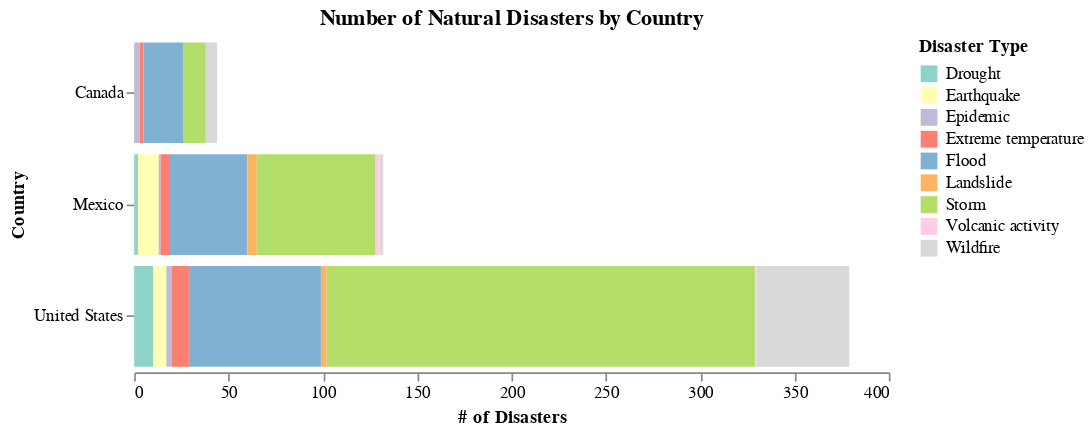

The notebook cell this image was saved under:
### Markdown cell above
_This shows us that the most common groups of natural diasters in North America are meteorological disasters (which are correlated with physical changes in the earth's environment over time) and hydrological disasters, (which are caused by sudden and destructive changes in Earth's water/distribution of water in the oceans or atmosphere)._

_It is clear that the nature of these disasters is easily affected by climate change._

<br><br>

### Code cell
# Bar Chart 2 colors by Disaster Type

bar_chart2 = alt.Chart(disasters_by_country).mark_bar().encode(
    x = alt.X('Number_of_Disasters:Q', title = "# of Disasters", axis = alt.Axis(grid=False)),
    y = alt.Y('Country:N', title = "Country", axis = alt.Axis(domain = False)),
    color = alt.Color("Disaster_Type", title = "Disaster Type").scale(scheme = "set3")
).properties(
    title = 'Number of Natural Disasters by Country',
    width = 450,
    height = 200
).configure_view(
    strokeWidth = 0
)

bar_chart2

### Figure 1 — Vega-Lite specification as saved in the notebook (floating-point values rounded to 4 significant figures)
{"config": {"view": {"continuousWidth": 300, "continuousHeight": 300, "strokeWidth": 0}}, "data": {"name": "data-c3a02eed47f211596ec0cbd657a47875"}, "mark": {"type": "bar"}, "encoding": {"color": {"field": "Disaster_Type", "scale": {"scheme": "set3"}, "title": "Disaster Type", "type": "nominal"}, "x": {"axis": {"grid": false}, "field": "Number_of_Disasters", "title": "# of Disasters", "type": "quantitative"}, "y": {"axis": {"domain": false}, "field": "Country", "title": "Country", "type": "nominal"}}, "height": 200, "title": "Number of Natural Disasters by Country", "width": 450, "$schema": "https://vega.github.io/schema/vega-lite/v5.16.3.json", "datasets": {"data-c3a02eed47f211596ec0cbd657a47875": [{"Country": "Mexico              ", "Disaster_Subgroup": "Hydrological        ", "Disaster_Type": "Flood", "Number_of_Disasters": 41}, {"Country": "Mexico              ", "Disaster_Subgroup": "Geophysical         ", "Disaster_Type": "Earthquake", "Number_of_Disasters": 11}, {"Country": "United States       ", "Disaster_Subgroup": "Biological          ", "Disaster_Type": "Epidemic", "Number_of_Disasters": 3}, {"Country": "Mexico              ", "Disaster_Subgroup": "Hydrological        ", "Disaster_Type": "Landslide", "Number_of_Disasters": 5}, {"Country": "Mexico              ", "Disaster_Subgroup": "Climatological      ", "Disaster_Type": "Wildfire", "Number_of_Disasters": 2}, {"Country": "Mexico              ", "Disaster_Subgroup": "Biological          ", "Disaster_Type": "Epidemic", "Number_of_Disasters": 1}, {"Country": "United States       ", "Disaster_Subgroup": "Geophysical         ", "Disaster_Type": "Volcanic activity", "Number_of_Disasters": 1}, {"Country": "United States       ", "Disaster_Subgroup": "Climatological      ", "Disaster_Type": "Wildfire", "Number_of_Disasters": 49}, {"Country": "United States       ", "Disaster_Subgroup": "Hydrological        ", "Disaster_Type": "Flood", "Number_of_Disasters": 70}, {"Country": "United States       ", "Disaster_Subgroup": "Meteorological      ", "Disaster_Type": "Storm", "Number_of_Disasters": 227}, {"Country": "United States       ", "Disaster_Subgroup": "Geophysical         ", "Disaster_Type": "Earthquake", "Number_of_Disasters": 7}, {"Country": "Canada              ", "Disaster_Subgroup": "Meteorological      ", "Disaster_Type": "Extreme temperature", "Number_of_Disasters": 2}, {"Country": "Canada              ", "Disaster_Subgroup": "Meteorological      ", "Disaster_Type": "Storm", "Number_of_Disasters": 12}, {"Country": "Mexico              ", "Disaster_Subgroup": "Meteorological      ", "Disaster_Type": "Storm", "Number_of_Disasters": 63}, {"Country": "Mexico              ", "Disaster_Subgroup": "Meteorological      ", "Disaster_Type": "Extreme temperature", "Number_of_Disasters": 5}, {"Country": "United States       ", "Disaster_Subgroup": "Meteorological      ", "Disaster_Type": "Extreme temperature", "Number_of_Disasters": 9}, {"Country": "Canada              ", "Disaster_Subgroup": "Biological          ", "Disaster_Type": "Epidemic", "Number_of_Disasters": 3}, {"Country": "Canada              ", "Disaster_Subgroup": "Hydrological        ", "Disaster_Type": "Flood", "Number_of_Disasters": 21}, {"Country": "Mexico              ", "Disaster_Subgroup": "Climatological      ", "Disaster_Type": "Drought", "Number_of_Disasters": 2}, {"Country": "United States       ", "Disaster_Subgroup": "Hydrological        ", "Disaster_Type": "Landslide", "Number_of_Disasters": 3}, {"Country": "Mexico              ", "Disaster_Subgroup": "Geophysical         ", "Disaster_Type": "Volcanic activity", "Number_of_Disasters": 2}, {"Country": "United States       ", "Disaster_Subgroup": "Climatological      ", "Disaster_Type": "Drought", "Number_of_Disasters": 10}, {"Country": "Canada              ", "Disaster_Subgroup": "Climatological      ", "Disaster_Type": "Wildfire", "Number_of_Disasters": 6}]}}
